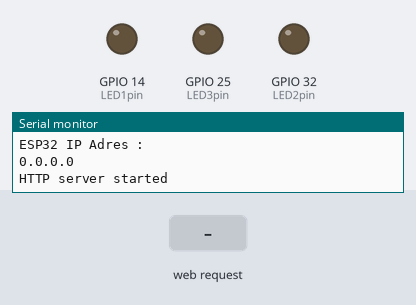
The sketch below on a simulated ESP32. Parts: output pins drawn as LEDs (lit = HIGH), the last lines printed to the serial monitor. The test bench sets the inputs (shaded band).

Above: at 1.3 s.
1.4 s: HTTP request GET /led1on received
At 2.6 s:
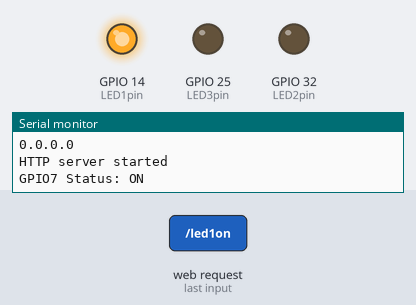
2.9 s: HTTP request GET /led2on received
At 3.8 s:
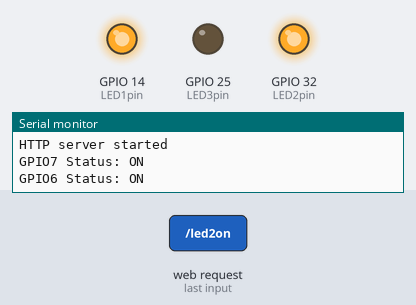
4.4 s: HTTP request GET /led1off received
At 4.9 s:
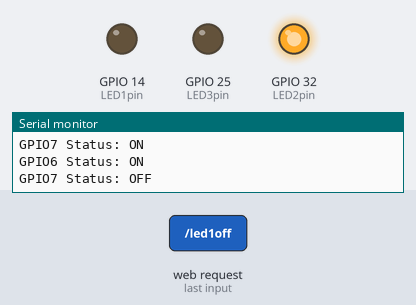
5.9 s: HTTP request GET /led3on received
At 7.1 s:
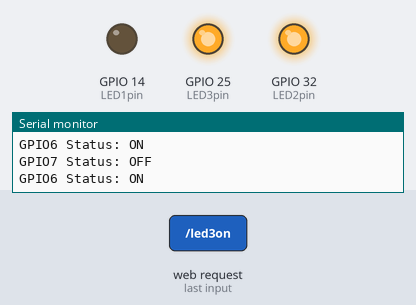
7.4 s: HTTP request GET /led2off received
At 8.4 s:
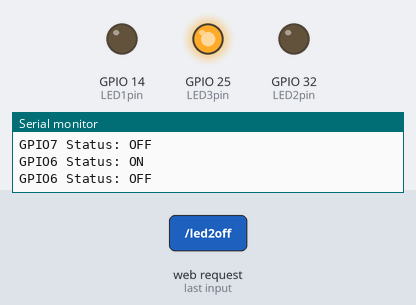
8.9 s: HTTP request GET /led3off received
At 9.5 s:
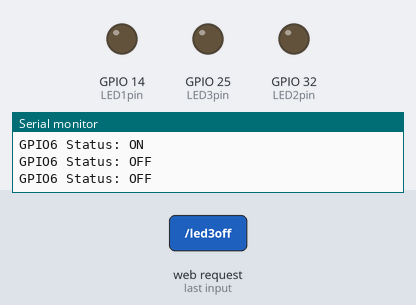
Timing chart, 0 to 11.4 s (numbered marks = the images above; inputs shaded):
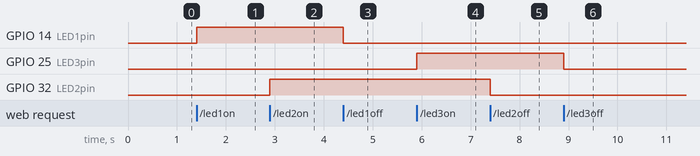

Measured:
- after the input at 1.4 s, GPIO 14 (LED1pin): LOW → HIGH at once
- after the input at 2.9 s, GPIO 32 (LED2pin): LOW → HIGH at once
- after the input at 4.4 s, GPIO 14 (LED1pin): HIGH → LOW at once
- after the input at 5.9 s, GPIO 25 (LED3pin): LOW → HIGH at once
- after the input at 7.4 s, GPIO 32 (LED2pin): HIGH → LOW at once
- after the input at 8.9 s, GPIO 25 (LED3pin): HIGH → LOW at once

The sketch:

LedControl.ino
```cpp
#include <WiFi.h>
#include <WebServer.h>

const char* ssid = "EdaSeyma";
const char* password = "12345678";


WebServer server(80);

int LED1pin = 14;
bool LED1status = LOW;

int LED2pin = 32;
bool LED2status = LOW;

int LED3pin = 25;
bool LED3status = LOW;

void setup() {
  Serial.begin(115200);
  pinMode(LED1pin, OUTPUT);
  pinMode(LED2pin, OUTPUT);
  pinMode(LED3pin, OUTPUT);

  WiFi.softAP(ssid, password);
  delay(100);
  Serial.println("ESP32 IP Adres :");
  Serial.println(WiFi.localIP());

  server.on("/", handle_OnConnect);
  server.on("/led1on", handle_led1on);
  server.on("/led1off", handle_led1off);
  server.on("/led2on", handle_led2on);
  server.on("/led2off", handle_led2off);
  server.on("/led3on", handle_led3on);
  server.on("/led3off", handle_led3off);
  server.onNotFound(handle_NotFound);

  server.begin();
  Serial.println("HTTP server started");
}
void loop() {
  server.handleClient();
  if(LED1status)
  {digitalWrite(LED1pin, HIGH);}
  else
  {digitalWrite(LED1pin, LOW);}

  if(LED2status)
  {digitalWrite(LED2pin, HIGH);}
  else
  {digitalWrite(LED2pin, LOW);}
  if(LED3status)
  {digitalWrite(LED3pin, HIGH);}
  else
  {digitalWrite(LED3pin, LOW);}
 }

void handle_OnConnect() {
  LED1status = LOW;
  LED2status = LOW;
  LED3status = LOW;
  Serial.println("GPIO7 Status: OFF | GPIO6 Status: OFF");
  server.send(200, "text/html", SendHTML(LED1status,LED2status,LED3status));
}

void handle_led1on() {
  LED1status = HIGH;
  Serial.println("GPIO7 Status: ON");
  server.send(200, "text/html", SendHTML(true,LED2status,LED3status));
}

void handle_led1off() {
  LED1status = LOW;
  Serial.println("GPIO7 Status: OFF");
  server.send(200, "text/html", SendHTML(false,LED2status,LED3status));
}

void handle_led2on() {
  LED2status = HIGH;
  Serial.println("GPIO6 Status: ON");
  server.send(200, "text/html", SendHTML(LED1status,true,LED3status));
}

void handle_led2off() {
  LED2status = LOW;
  Serial.println("GPIO6 Status: OFF");
  server.send(200, "text/html", SendHTML(LED1status,false,LED3status));
}

void handle_led3on() {
  LED3status = HIGH;
  Serial.println("GPIO6 Status: ON");
  server.send(200, "text/html", SendHTML(LED1status,LED2status,true));
}

void handle_led3off() {
  LED3status = LOW;
  Serial.println("GPIO6 Status: OFF");
  server.send(200, "text/html", SendHTML(LED1status,LED2status,false));
}


void handle_NotFound(){
  server.send(404, "text/plain", "Not found");
}

String SendHTML(uint8_t led1stat,uint8_t led2stat,uint8_t led3stat){
  String ptr = "<!DOCTYPE html> <html>\n";
  ptr +="<head><meta name=\"viewport\" content=\"width=device-width, initial-scale=1.0, user-scalable=no\">\n";
  ptr +="<title>LED Control</title>\n";
  ptr +="<style>html { font-family: Times; display: inline-block; margin: 0px auto; text-align: center;}\n";
  ptr +="body{margin-top: 50px;} h1 {color: #444444;margin: 50px auto 30px;} h3 {color: #444444;margin-bottom: 50px;}\n";

  ptr +=".button1 {display: block;width: 80px;background-color: #1abc9c;border: none;color: white;padding: 13px 30px;text-decoration: none;font-size: 25px;margin: 0px auto 35px;cursor: pointer;border-radius: 30px;}\n";
  ptr +=".button1-on {background-color: #4CAF50;}\n";
  ptr +=".button1-on:active {background-color: #16a085;}\n";
  ptr +=".button1-off {background-color: #34495e;}\n";
  ptr +=".button1-off:active {background-color: #2c3e50;}\n";

  ptr +=".button2 {display: block;width: 80px;background-color: #1abc9c;border: none;color: white;padding: 13px 30px;text-decoration: none;font-size: 25px;margin: 0px auto 35px;cursor: pointer;border-radius: 30px;}\n";
  ptr +=".button2-on {background-color: #ff1a33;}\n";
  ptr +=".button2-on:active {background-color: #16a085;}\n";
  ptr +=".button2-off {background-color: #34495e;}\n";
  ptr +=".button2-off:active {background-color: #2c3e50;}\n";

  ptr +=".button3 {display: block;width: 80px;background-color: #1abc9c;border: none;color: white;padding: 13px 30px;text-decoration: none;font-size: 25px;margin: 0px auto 35px;cursor: pointer;border-radius: 30px;}\n";
  ptr +=".button3-on {background-color: #0011f7;}\n";
  ptr +=".button3-on:active {background-color: #16a085;}\n";
  ptr +=".button3-off {background-color: #34495e;}\n";
  ptr +=".button3-off:active {background-color: #2c3e50;}\n";


  ptr +="p {font-size: 14px;color: #888;margin-bottom: 10px;}\n";
  ptr +="</style>\n";
  ptr +="</head>\n";
  ptr +="<body>\n";
  ptr +="<h1>ESP32 Web Server</h1>\n";
  ptr +="<h3>Using Access Point(AP) Mode</h3>\n";


   if(led1stat)
  {ptr +="<p>LED1 Status: ON</p><a class=\"button1 button1-off\" href=\"/led1off\">OFF</a>\n";}
  else
  {ptr +="<p>LED1 Status: OFF</p><a class=\"button1 button1-on\" href=\"/led1on\">ON</a>\n";}

  if(led2stat)
  {ptr +="<p>LED2 Status: ON</p><a class=\"button2 button2-off\" href=\"/led2off\">OFF</a>\n";}
  else
  {ptr +="<p>LED2 Status: OFF</p><a class=\"button2 button2-on\" href=\"/led2on\">ON</a>\n";}

  if(led3stat)
  {ptr +="<p>LED3 Status: ON</p><a class=\"button3 button3-off\" href=\"/led3off\">OFF</a>\n";}
  else
  {ptr +="<p>LED3 Status: OFF</p><a class=\"button3 button3-on\" href=\"/led3on\">ON</a>\n";}

  ptr +="</body>\n";
  ptr +="</html>\n";
  return ptr;
}
```
